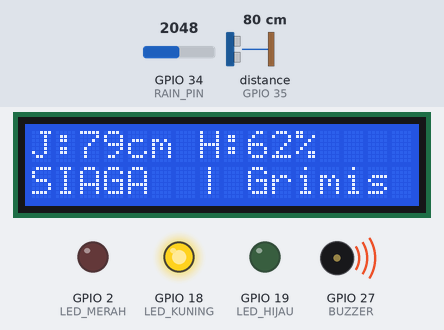
Simulated run of this sketch. Board: ESP32. On the bench: 16×2 character LCD, output pins drawn as LEDs (lit = HIGH), buzzer (waves = sounding, pin HIGH). Wiring (inferred from the names in the program): ultrasonic range finder: trigger GPIO 32; echo GPIO 35. Inputs (shaded band) come from the test bench; at power-on: distance to the obstacle (sensor on GPIO 35) 80 cm, GPIO 34 (RAIN_PIN) = 2048. The echo pulse lasts 58.3 µs per cm; WiFi joins after 1.5 s; servers stay silent unless stated; EEPROM starts erased; no MQTT or app messages arrive unless stated; pins used as bus, display or sensor lines are not drawn; what the sketch prints to the serial monitor is not drawn.

Above: at 3.56 s.
3.9 s: distance to the obstacle (sensor on GPIO 35) set to 24 cm
At 5.78 s:
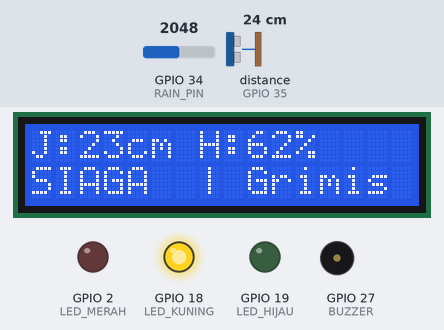
6.1 s: distance to the obstacle (sensor on GPIO 35) set to 18 cm
At 7.3 s:
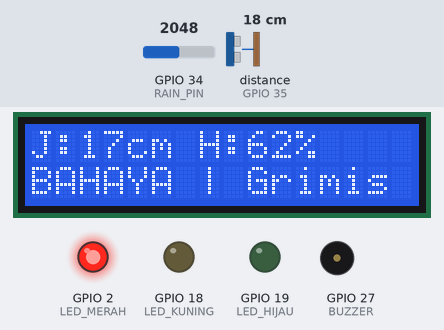
10.1 s: distance to the obstacle (sensor on GPIO 35) set to 120 cm
At 11.3 s:
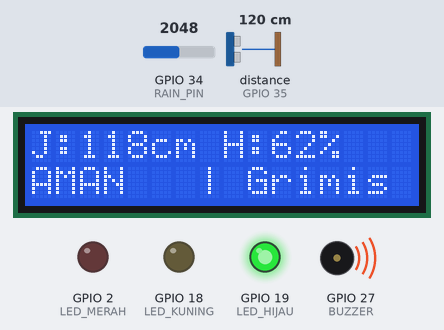
12.0 s: GPIO 34 (RAIN_PIN) set to 1959
At 12.9 s:
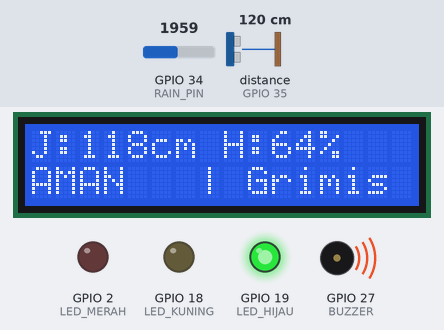
13.8 s: GPIO 34 (RAIN_PIN) set to 1863
At 14.97 s:
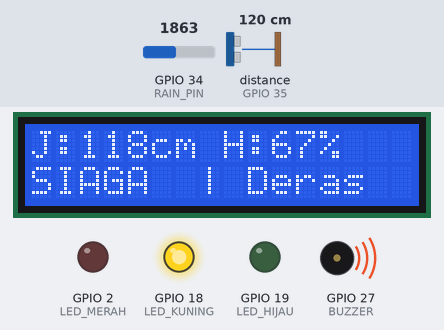
16.0 s: GPIO 34 (RAIN_PIN) set to 3603
At 17.9 s:
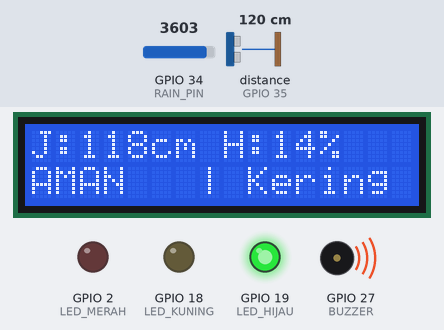
Timing chart, 0 to 19.1 s (numbered marks = the images above; inputs shaded):
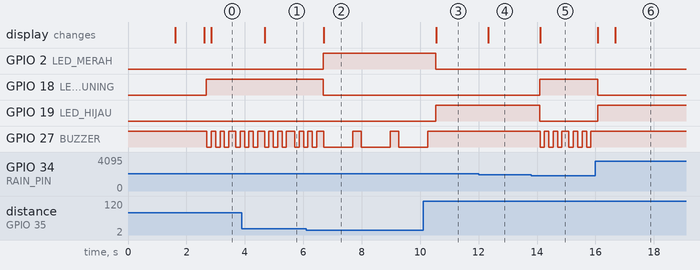

Measured:
- the behaviour switches between 22 and 21 cm on distance to the obstacle (sensor on GPIO 35) (found by bisection; images 1 and 2)
- the behaviour switches between 1921 and 1920 on GPIO 34 (RAIN_PIN) (found by bisection; images 4 and 5)
- after the input at 3.9 s, the display: changes after 0.77 s (image 1)
- after the input at 6.1 s, GPIO 2 (LED_MERAH): LOW → HIGH after 0.58 s; GPIO 18 (LED_KUNING): HIGH → LOW after 0.58 s; the display: changes after 0.60 s (image 2)
- after the input at 10.1 s, GPIO 2 (LED_MERAH): HIGH → LOW after 0.44 s; GPIO 19 (LED_HIJAU): LOW → HIGH after 0.44 s; GPIO 27 (BUZZER): goes on until 10.3 s, then stays HIGH; the display: changes after 0.46 s (image 3)
- after the input at 12.0 s, the display: changes after 0.33 s (image 4)
- after the input at 13.8 s, GPIO 18 (LED_KUNING): LOW → HIGH after 0.29 s; GPIO 19 (LED_HIJAU): HIGH → LOW after 0.29 s; GPIO 27 (BUZZER): HIGH → LOW after 0.30 s, → HIGH 0.15 s later, → LOW 0.15 s later, → HIGH 0.15 s later, … (12 changes in this stretch); the display: changes after 0.30 s (image 5)
- after the input at 16.0 s, GPIO 18 (LED_KUNING): HIGH → LOW after 0.07 s; GPIO 19 (LED_HIJAU): LOW → HIGH after 0.07 s; GPIO 27 (BUZZER): stops changing and stays HIGH; the display: first changes after 0.09 s (image 6 shows a later state)

The sketch:

sideban_mqtt.ino
```cpp
/*
 * SIDEBAN - Sistem Deteksi Dini Banjir (ESP32 + MQTT)
 * ------------------------------------------------------------
 * Logika sensor, LED, LCD, dan buzzer sama dengan versi offline.
 * Tambahan di versi ini:
 *   - WiFi + MQTT (publish data sensor & status, terima perintah)
 *   - Alarm lokal TETAP jalan walau WiFi / broker putus
 *   - Ambang batas bisa diubah dari dashboard / Telegram (disimpan di flash)
 *   - Buzzer bisa dibisukan dari dashboard / Telegram
 *
 * Library yang perlu di-install (Library Manager Arduino IDE):
 *   - PubSubClient  (Nick O'Leary)
 *   - LiquidCrystal I2C (Frank de Brabander)
 *
 * Board: "ESP32 Dev Module" (DOIT ESP32 DEVKIT V1 juga bisa)
 */

#include <Wire.h>
#include <LiquidCrystal_I2C.h>
#include <WiFi.h>
#include <PubSubClient.h>
#include <Preferences.h>

// ===== WAJIB DIISI =====
const char* WIFI_SSID   = "NAMA_WIFI";
const char* WIFI_PASS   = "PASSWORD_WIFI";
const char* MQTT_SERVER = "192.168.1.10";   // IP laptop yang menjalankan Mosquitto
const int   MQTT_PORT   = 1883;
const char* MQTT_USER   = "";               // kosongkan jika broker tanpa password
const char* MQTT_PASS   = "";

// ===== MQTT TOPIC =====
const char* CLIENT_ID       = "sideban-titik01";
const char* TOPIC_AIR       = "sideban/titik01/sensor/air";
const char* TOPIC_HUJAN     = "sideban/titik01/sensor/hujan";
const char* TOPIC_STATUS    = "sideban/titik01/status";
const char* TOPIC_PERANGKAT = "sideban/titik01/perangkat";
const char* TOPIC_CMD_BUZZ  = "sideban/titik01/perintah/buzzer";
const char* TOPIC_CMD_AMBANG= "sideban/titik01/perintah/ambang";

// Interval kirim data
const unsigned long INTERVAL_NORMAL = 10000;  // 10 detik saat AMAN
const unsigned long INTERVAL_CEPAT  = 2000;   // 2 detik saat SIAGA/BAHAYA/hujan deras

// ===== KONFIGURASI PIN =====
#define LED_MERAH 2
#define LED_KUNING 18
#define LED_HIJAU 19
#define BUZZER 27       // Active-LOW: LOW = bunyi, HIGH = mati

#define I2C_SDA 22      // LCD SDA ke D22
#define I2C_SCL 21      // LCD SCL ke D21

#define RAIN_PIN 34     // Raindrop Sensor pin AO ke D34
#define TRIG_PIN 32     // Ultrasonik TRIG ke D32 (OUTPUT)
#define ECHO_PIN 35     // Ultrasonik ECHO ke D35 (INPUT-only)

// ===== KONFIGURASI AMBANG BATAS (nilai awal, bisa diubah lewat MQTT) =====
int batasJarakBahaya = 20;    // <= 20 cm     = MERAH (Bahaya)
int batasJarakSiaga  = 100;   // 21 - 100 cm  = KUNING (Siaga), > 100 cm = HIJAU (Aman)

// Kalibrasi Raindrop Sensor (ADC 0-4095: makin banyak air, angka makin KECIL)
#define ADC_KERING 4095
#define ADC_BASAH_MAX 800

// Batas Persentase Hujan
#define PERSEN_GERIMIS 15     // 16% s/d batas deras = Gerimis (tetap AMAN)
int persenDeras = 65;         // > 65% = Hujan Deras (SIAGA)

LiquidCrystal_I2C lcd(0x27, 16, 2);
WiFiClient espClient;
PubSubClient mqtt(espClient);
Preferences prefs;

bool buzzerBisu = false;            // true = buzzer dibisukan dari dashboard/Telegram
int  statusTerakhir = -1;           // untuk deteksi perubahan status
unsigned long waktuKirimTerakhir = 0;
unsigned long waktuCobaMqtt = 0;

const char* NAMA_STATUS[] = {"AMAN", "SIAGA", "BAHAYA"};

// ------------------------------------------------------------
void bunyiBuzzer(int durasiMs) {
  if (buzzerBisu) {           // dibisukan: tunggu saja tanpa bunyi
    delay(durasiMs);
    return;
  }
  digitalWrite(BUZZER, LOW);   // Bunyi
  delay(durasiMs);
  digitalWrite(BUZZER, HIGH);  // Mati
}

long bacaJarakCm() {
  digitalWrite(TRIG_PIN, LOW);
  delayMicroseconds(2);
  digitalWrite(TRIG_PIN, HIGH);
  delayMicroseconds(10);
  digitalWrite(TRIG_PIN, LOW);

  long durasi = pulseIn(ECHO_PIN, HIGH, 30000); // Timeout ~5 meter
  if (durasi == 0) return 400; // Tidak ada pantulan -> dianggap jauh (Aman)

  long cm = durasi * 0.034 / 2;
  if (cm < 2) cm = 2;
  if (cm > 400) cm = 400;
  return cm;
}

int bacaRaindropStabil() {
  long total = 0;
  for (int i = 0; i < 10; i++) {
    total += analogRead(RAIN_PIN);
    delay(5);
  }
  return total / 10;
}

// Ambil angka dari JSON sederhana, contoh: {"bahaya":20,"siaga":100,"deras":65}
// Kalau kunci tidak ada, kembalikan nilaiDefault.
int ambilAngkaJson(const String& json, const char* kunci, int nilaiDefault) {
  String cari = String("\"") + kunci + "\"";
  int pos = json.indexOf(cari);
  if (pos < 0) return nilaiDefault;
  pos = json.indexOf(':', pos + cari.length());
  if (pos < 0) return nilaiDefault;
  pos++;
  while (pos < (int)json.length() && (json[pos] == ' ' || json[pos] == '"')) pos++;
  if (pos >= (int)json.length()) return nilaiDefault;
  if (!(isDigit(json[pos]) || json[pos] == '-')) return nilaiDefault;
  return json.substring(pos).toInt();
}

// ------------------------------------------------------------
void terimaPesan(char* topic, byte* payload, unsigned int length) {
  String isi;
  for (unsigned int i = 0; i < length; i++) isi += (char)payload[i];
  isi.trim();
  Serial.print("[MQTT] Pesan masuk ");
  Serial.print(topic);
  Serial.print(" : ");
  Serial.println(isi);

  if (strcmp(topic, TOPIC_CMD_BUZZ) == 0) {
    isi.toUpperCase();
    if (isi == "MUTE") {
      buzzerBisu = true;
      digitalWrite(BUZZER, HIGH);
    } else if (isi == "AUTO") {
      buzzerBisu = false;
    }
    statusTerakhir = -1;      // paksa kirim status baru
    return;
  }

  if (strcmp(topic, TOPIC_CMD_AMBANG) == 0) {
    int b = ambilAngkaJson(isi, "bahaya", batasJarakBahaya);
    int s = ambilAngkaJson(isi, "siaga", batasJarakSiaga);
    int d = ambilAngkaJson(isi, "deras", persenDeras);

    // Validasi: 2 <= bahaya < siaga <= 400, gerimis < deras <= 100
    if (b >= 2 && b < s && s <= 400 && d > PERSEN_GERIMIS && d <= 100) {
      batasJarakBahaya = b;
      batasJarakSiaga = s;
      persenDeras = d;
      prefs.putInt("bahaya", b);
      prefs.putInt("siaga", s);
      prefs.putInt("deras", d);
      Serial.println("[MQTT] Ambang baru disimpan");
    } else {
      Serial.println("[MQTT] Ambang ditolak (nilai tidak valid)");
    }
    statusTerakhir = -1;      // paksa kirim status dengan ambang terbaru
  }
}

// Sambung ulang MQTT tanpa menghentikan alarm lokal (dicoba tiap 5 detik)
void jagaKoneksi() {
  if (WiFi.status() != WL_CONNECTED) return;   // WiFi sambung ulang otomatis
  if (mqtt.connected()) {
    mqtt.loop();
    return;
  }
  if (millis() - waktuCobaMqtt < 5000) return;
  waktuCobaMqtt = millis();

  Serial.print("[MQTT] Menyambung ke broker... ");
  const char* user = strlen(MQTT_USER) ? MQTT_USER : NULL;
  const char* pass = strlen(MQTT_PASS) ? MQTT_PASS : NULL;
  // Last Will: kalau ESP32 mati/putus, broker otomatis kirim "offline"
  if (mqtt.connect(CLIENT_ID, user, pass, TOPIC_PERANGKAT, 1, true, "offline")) {
    Serial.println("tersambung");
    mqtt.publish(TOPIC_PERANGKAT, "online", true);
    mqtt.subscribe(TOPIC_CMD_BUZZ, 1);
    mqtt.subscribe(TOPIC_CMD_AMBANG, 1);
    statusTerakhir = -1;      // kirim status lengkap setelah tersambung
  } else {
    Serial.print("gagal, rc=");
    Serial.println(mqtt.state());
  }
}

void kirimData(long jarak, int nilaiAir, int persenHujan, const String& teksHujan, int statusAkhir) {
  if (!mqtt.connected()) return;
  char buf[256];

  snprintf(buf, sizeof(buf), "{\"jarak_cm\":%ld}", jarak);
  mqtt.publish(TOPIC_AIR, buf);

  String kategori = teksHujan;
  kategori.trim();
  snprintf(buf, sizeof(buf), "{\"adc\":%d,\"persen\":%d,\"kategori\":\"%s\"}",
           nilaiAir, persenHujan, kategori.c_str());
  mqtt.publish(TOPIC_HUJAN, buf);

  snprintf(buf, sizeof(buf),
           "{\"status\":\"%s\",\"level\":%d,\"jarak_cm\":%ld,\"hujan_persen\":%d,"
           "\"hujan\":\"%s\",\"buzzer\":\"%s\",\"ambang\":{\"bahaya\":%d,\"siaga\":%d,\"deras\":%d}}",
           NAMA_STATUS[statusAkhir], statusAkhir, jarak, persenHujan, kategori.c_str(),
           buzzerBisu ? "MUTE" : "AUTO", batasJarakBahaya, batasJarakSiaga, persenDeras);
  mqtt.publish(TOPIC_STATUS, buf, true);   // retained: dashboard langsung tahu status terakhir
}

// ------------------------------------------------------------
void setup() {
  Serial.begin(115200);

  pinMode(LED_MERAH, OUTPUT);
  pinMode(LED_KUNING, OUTPUT);
  pinMode(LED_HIJAU, OUTPUT);
  pinMode(BUZZER, OUTPUT);
  digitalWrite(BUZZER, HIGH);  // Pastikan buzzer mati di awal

  pinMode(RAIN_PIN, INPUT);
  pinMode(TRIG_PIN, OUTPUT);
  pinMode(ECHO_PIN, INPUT);

  // Ambang terakhir yang tersimpan di flash
  prefs.begin("sideban", false);
  batasJarakBahaya = prefs.getInt("bahaya", batasJarakBahaya);
  batasJarakSiaga  = prefs.getInt("siaga", batasJarakSiaga);
  persenDeras      = prefs.getInt("deras", persenDeras);

  Wire.begin(I2C_SDA, I2C_SCL);
  lcd.init();
  lcd.backlight();
  lcd.setCursor(0, 0);
  lcd.print("SIDEBAN Siap...");
  lcd.setCursor(0, 1);
  lcd.print("Hubungkan WiFi");

  WiFi.mode(WIFI_STA);
  WiFi.setAutoReconnect(true);
  WiFi.begin(WIFI_SSID, WIFI_PASS);
  unsigned long mulai = millis();
  while (WiFi.status() != WL_CONNECTED && millis() - mulai < 10000) {
    delay(250);   // tunggu maksimal 10 detik, setelah itu tetap jalan offline
  }
  lcd.setCursor(0, 1);
  if (WiFi.status() == WL_CONNECTED) {
    Serial.print("[WiFi] Tersambung, IP: ");
    Serial.println(WiFi.localIP());
    lcd.print("WiFi OK         ");
  } else {
    Serial.println("[WiFi] Belum tersambung, alarm lokal tetap jalan");
    lcd.print("Mode offline    ");
  }

  mqtt.setServer(MQTT_SERVER, MQTT_PORT);
  mqtt.setCallback(terimaPesan);
  mqtt.setBufferSize(512);
  mqtt.setKeepAlive(30);
  mqtt.setSocketTimeout(3);

  delay(1000);
  lcd.clear();
}

void loop() {
  jagaKoneksi();

  int nilaiAir = bacaRaindropStabil();
  long jarak = bacaJarakCm();

  int persenHujan = map(nilaiAir, ADC_KERING, ADC_BASAH_MAX, 0, 100);
  persenHujan = constrain(persenHujan, 0, 100);

  int statusAir = 0;
  String teksHujan = "Kering";

  if (persenHujan > persenDeras) {
    statusAir = 1;
    teksHujan = "Deras ";
  } else if (persenHujan > PERSEN_GERIMIS) {
    statusAir = 0;
    teksHujan = "Grimis";
  }

  int statusJarak = 0;
  if (jarak <= batasJarakBahaya) {
    statusJarak = 2;
  } else if (jarak <= batasJarakSiaga) {
    statusJarak = 1;
  }

  int statusAkhir = max(statusAir, statusJarak);

  // Setelah kembali AMAN, buzzer otomatis aktif lagi untuk kejadian berikutnya
  if (statusAkhir == 0 && buzzerBisu) {
    buzzerBisu = false;
    statusTerakhir = -1;
  }

  // ===== Kirim MQTT: langsung saat status berubah, atau sesuai interval =====
  unsigned long interval = (statusAkhir > 0 || statusAir > 0) ? INTERVAL_CEPAT : INTERVAL_NORMAL;
  if (statusAkhir != statusTerakhir || millis() - waktuKirimTerakhir >= interval) {
    kirimData(jarak, nilaiAir, persenHujan, teksHujan, statusAkhir);
    if (mqtt.connected()) {
      statusTerakhir = statusAkhir;
      waktuKirimTerakhir = millis();
    }
  }

  // Baris 1 LCD: Jarak & Persentase Hujan
  lcd.setCursor(0, 0);
  lcd.print("J:");
  lcd.print(jarak);
  lcd.print("cm H:");
  lcd.print(persenHujan);
  lcd.print("%    ");

  // Debug Serial Monitor
  Serial.print("Jarak: ");
  Serial.print(jarak);
  Serial.print(" cm | ADC: ");
  Serial.print(nilaiAir);
  Serial.print(" (");
  Serial.print(persenHujan);
  Serial.print("% - ");
  Serial.print(teksHujan);
  Serial.print(")");
  Serial.print(mqtt.connected() ? " [MQTT]" : " [offline]");

  // Eksekusi LED, LCD Baris 2, dan Buzzer
  if (statusAkhir == 2) {
    digitalWrite(LED_MERAH, HIGH);
    digitalWrite(LED_KUNING, LOW);
    digitalWrite(LED_HIJAU, LOW);
    lcd.setCursor(0, 1);
    lcd.print("BAHAYA | ");
    lcd.print(teksHujan);
    lcd.print(" ");
    Serial.println(" -> BAHAYA (MERAH)");
    bunyiBuzzer(1000);
    delay(200);
  } else if (statusAkhir == 1) {
    digitalWrite(LED_MERAH, LOW);
    digitalWrite(LED_KUNING, HIGH);
    digitalWrite(LED_HIJAU, LOW);
    lcd.setCursor(0, 1);
    lcd.print("SIAGA  | ");
    lcd.print(teksHujan);
    lcd.print(" ");
    Serial.println(" -> SIAGA (KUNING)");
    for (int i = 0; i < 3; i++) {
      bunyiBuzzer(150);
      delay(150);
    }
  } else {
    digitalWrite(LED_MERAH, LOW);
    digitalWrite(LED_KUNING, LOW);
    digitalWrite(LED_HIJAU, HIGH);
    digitalWrite(BUZZER, HIGH);
    lcd.setCursor(0, 1);
    lcd.print("AMAN   | ");
    lcd.print(teksHujan);
    lcd.print(" ");
    Serial.println(" -> AMAN (HIJAU)");
    delay(500);
  }
}
```
